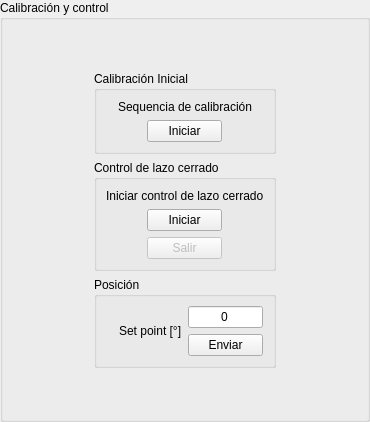
                      <widget class="QGroupBox" name="groupBox_2">
                       <property name="sizePolicy">
                        <sizepolicy hsizetype="Expanding" vsizetype="Preferred">
                         <horstretch>0</horstretch>
                         <verstretch>0</verstretch>
                        </sizepolicy>
                       </property>
                       <property name="maximumSize">
                        <size>
                         <width>9999999</width>
                         <height>16777215</height>
                        </size>
                       </property>
                       <property name="title">
                        <string>Calibración y control</string>
                       </property>
                       <layout class="QGridLayout" name="gridLayout_4">
                        <item row="1" column="1">
                         <widget class="QGroupBox" name="groupBox_3">
                          <property name="title">
                           <string>Calibración Inicial</string>
                          </property>
                          <layout class="QGridLayout" name="gridLayout_7">
                           <item row="0" column="0" alignment="Qt::AlignHCenter">
                            <widget class="QLabel" name="label_3">
                             <property name="text">
                              <string>Sequencia de calibración</string>
                             </property>
                            </widget>
                           </item>
                           <item row="1" column="0" alignment="Qt::AlignHCenter">
                            <widget class="QPushButton" name="pushButton">
                             <property name="sizePolicy">
                              <sizepolicy hsizetype="Fixed" vsizetype="Fixed">
                               <horstretch>0</horstretch>
                               <verstretch>0</verstretch>
                              </sizepolicy>
                             </property>
                             <property name="maximumSize">
                              <size>
                               <width>75</width>
                               <height>16777215</height>
                              </size>
                             </property>
                             <property name="text">
                              <string>Iniciar</string>
                             </property>
                            </widget>
                           </item>
                          </layout>
                         </widget>
                        </item>
                        <item row="3" column="1">
                         <widget class="QGroupBox" name="groupBox_4">
                          <property name="title">
                           <string>Posición</string>
                          </property>
                          <layout class="QGridLayout" name="gridLayout_8">
                           <item row="0" column="2" alignment="Qt::AlignHCenter">
                            <widget class="QLineEdit" name="lineEdit_3">
                             <property name="sizePolicy">
                              <sizepolicy hsizetype="Fixed" vsizetype="Fixed">
                               <horstretch>0</horstretch>
                               <verstretch>0</verstretch>
                              </sizepolicy>
                             </property>
                             <property name="maximumSize">
                              <size>
                               <width>75</width>
                               <height>16777215</height>
                              </size>
                             </property>
                             <property name="text">
                              <string>0</string>
                             </property>
                             <property name="alignment">
                              <set>Qt::AlignCenter</set>
                             </property>
                            </widget>
                           </item>
                           <item row="1" column="2" alignment="Qt::AlignHCenter">
                            <widget class="QPushButton" name="pushButton_3">
                             <property name="sizePolicy">
                              <sizepolicy hsizetype="Fixed" vsizetype="Fixed">
                               <horstretch>0</horstretch>
                               <verstretch>0</verstretch>
                              </sizepolicy>
                             </property>
                             <property name="maximumSize">
                              <size>
                               <width>75</width>
                               <height>16777215</height>
                              </size>
                             </property>
                             <property name="text">
                              <string>Enviar</string>
                             </property>
                            </widget>
                           </item>
                           <item row="0" column="1" rowspan="2" alignment="Qt::AlignRight">
                            <widget class="QLabel" name="label_5">
                             <property name="text">
                              <string>Set point [°]</string>
                             </property>
                            </widget>
                           </item>
                          </layout>
                         </widget>
                        </item>
                        <item row="3" column="0">
                         <spacer name="horizontalSpacer_22">
                          <property name="orientation">
                           <enum>Qt::Horizontal</enum>
                          </property>
                          <property name="sizeType">
                           <enum>QSizePolicy::Fixed</enum>
                          </property>
                          <property name="sizeHint" stdset="0">
                           <size>
                            <width>80</width>
                            <height>20</height>
                           </size>
                          </property>
                         </spacer>
                        </item>
                        <item row="3" column="2">
                         <spacer name="horizontalSpacer_23">
                          <property name="orientation">
                           <enum>Qt::Horizontal</enum>
                          </property>
                          <property name="sizeType">
                           <enum>QSizePolicy::Fixed</enum>
                          </property>
                          <property name="sizeHint" stdset="0">
                           <size>
                            <width>80</width>
                            <height>20</height>
                           </size>
                          </property>
                         </spacer>
                        </item>
                        <item row="4" column="1">
                         <spacer name="verticalSpacer_2">
                          <property name="orientation">
                           <enum>Qt::Vertical</enum>
                          </property>
                          <property name="sizeHint" stdset="0">
                           <size>
                            <width>20</width>
                            <height>40</height>
                           </size>
                          </property>
                         </spacer>
                        </item>
                        <item row="2" column="1">
                         <widget class="QGroupBox" name="groupBox_5">
                          <property name="title">
                           <string>Control de lazo cerrado</string>
                          </property>
                          <layout class="QGridLayout" name="gridLayout_5">
                           <item row="2" column="0" alignment="Qt::AlignHCenter">
                            <widget class="QPushButton" name="pushButton_2">
                             <property name="sizePolicy">
                              <sizepolicy hsizetype="Fixed" vsizetype="Fixed">
                               <horstretch>0</horstretch>
                               <verstretch>0</verstretch>
                              </sizepolicy>
                             </property>
                             <property name="maximumSize">
                              <size>
                               <width>75</width>
                               <height>16777215</height>
                              </size>
                             </property>
                             <property name="text">
                              <string>Iniciar</string>
                             </property>
                            </widget>
                           </item>
                           <item row="0" column="0" alignment="Qt::AlignHCenter">
                            <widget class="QLabel" name="label_4">
                             <property name="text">
                              <string>Iniciar control de lazo cerrado</string>
                             </property>
                            </widget>
                           </item>
                           <item row="3" column="0" alignment="Qt::AlignHCenter">
                            <widget class="QPushButton" name="pushButton_33">
                             <property name="enabled">
                              <bool>false</bool>
                             </property>
                             <property name="sizePolicy">
                              <sizepolicy hsizetype="Fixed" vsizetype="Fixed">
                               <horstretch>0</horstretch>
                               <verstretch>0</verstretch>
                              </sizepolicy>
                             </property>
                             <property name="maximumSize">
                              <size>
                               <width>75</width>
                               <height>16777215</height>
                              </size>
                             </property>
                             <property name="text">
                              <string>Salir</string>
                             </property>
                            </widget>
                           </item>
                          </layout>
                         </widget>
                        </item>
                        <item row="0" column="1">
                         <spacer name="verticalSpacer_10">
                          <property name="orientation">
                           <enum>Qt::Vertical</enum>
                          </property>
                          <property name="sizeHint" stdset="0">
                           <size>
                            <width>20</width>
                            <height>40</height>
                           </size>
                          </property>
                         </spacer>
                        </item>
                       </layout>
                      </widget>
